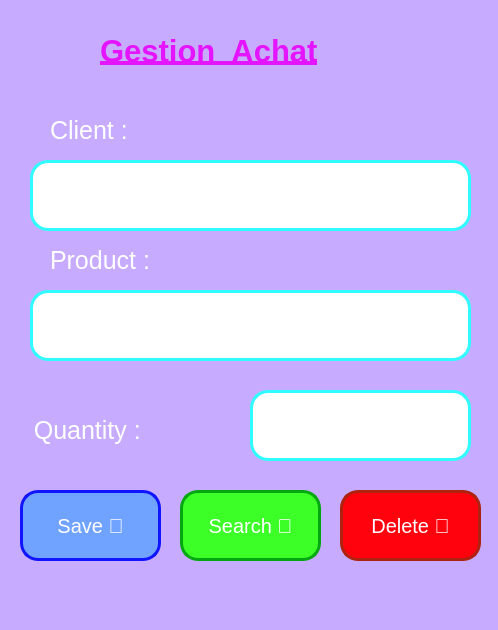
<?xml version="1.0" encoding="UTF-8"?>
<ui version="4.0">
 <class>ClientMainWindow</class>
 <widget class="QMainWindow" name="ClientMainWindow">
  <property name="geometry">
   <rect>
    <x>0</x>
    <y>0</y>
    <width>498</width>
    <height>630</height>
   </rect>
  </property>
  <property name="windowTitle">
   <string>MainWindow</string>
  </property>
  <property name="styleSheet">
   <string notr="true">background-color: rgb(199, 171, 255);</string>
  </property>
  <widget class="QWidget" name="centralwidget">
   <widget class="QPushButton" name="Search_btn">
    <property name="geometry">
     <rect>
      <x>180</x>
      <y>490</y>
      <width>141</width>
      <height>71</height>
     </rect>
    </property>
    <property name="sizeIncrement">
     <size>
      <width>0</width>
      <height>0</height>
     </size>
    </property>
    <property name="font">
     <font>
      <pointsize>15</pointsize>
     </font>
    </property>
    <property name="cursor">
     <cursorShape>PointingHandCursor</cursorShape>
    </property>
    <property name="styleSheet">
     <string notr="true">#Search_btn{
color: rgb(255, 255, 255);
border-radius: 18px;
background-color: rgb(60, 255, 39);
border: 3px Solid rgb(3, 168, 17);
}
#Search_btn:hover:pressed{
background-color: rgb(126, 255, 103);
}</string>
    </property>
    <property name="text">
     <string>Search </string>
    </property>
   </widget>
   <widget class="QPushButton" name="Delete_btn">
    <property name="geometry">
     <rect>
      <x>340</x>
      <y>490</y>
      <width>141</width>
      <height>71</height>
     </rect>
    </property>
    <property name="sizeIncrement">
     <size>
      <width>0</width>
      <height>0</height>
     </size>
    </property>
    <property name="font">
     <font>
      <pointsize>15</pointsize>
     </font>
    </property>
    <property name="cursor">
     <cursorShape>PointingHandCursor</cursorShape>
    </property>
    <property name="styleSheet">
     <string notr="true">#Delete_btn{
color: rgb(255, 255, 255);
border-radius: 18px;
background-color: rgb(255, 2, 14);
border: 3px Solid rgb(175, 34, 15);
}
#Delete_btn:hover:pressed{
background-color: rgb(255, 167, 43);
}
</string>
    </property>
    <property name="text">
     <string>Delete </string>
    </property>
   </widget>
   <widget class="QPushButton" name="Save_btn">
    <property name="geometry">
     <rect>
      <x>20</x>
      <y>490</y>
      <width>141</width>
      <height>71</height>
     </rect>
    </property>
    <property name="sizeIncrement">
     <size>
      <width>0</width>
      <height>0</height>
     </size>
    </property>
    <property name="font">
     <font>
      <pointsize>15</pointsize>
     </font>
    </property>
    <property name="cursor">
     <cursorShape>PointingHandCursor</cursorShape>
    </property>
    <property name="styleSheet">
     <string notr="true">#Save_btn{
background-color: rgb(112, 162, 255);
color: rgb(255, 255, 255);
border-radius: 18px;
border: 3px Solid rgb(17, 21, 255);
}
#Save_btn:hover:pressed{
background-color: rgb(190, 164, 255);
}</string>
    </property>
    <property name="text">
     <string>Save </string>
    </property>
   </widget>
   <widget class="QLineEdit" name="Client">
    <property name="geometry">
     <rect>
      <x>30</x>
      <y>160</y>
      <width>441</width>
      <height>71</height>
     </rect>
    </property>
    <property name="font">
     <font>
      <pointsize>16</pointsize>
     </font>
    </property>
    <property name="styleSheet">
     <string notr="true">

background-color: rgb(255, 255, 255);
border: 3px Solid rgb(48, 252, 255);
border-radius: 18px;
 </string>
    </property>
    <property name="text">
     <string/>
    </property>
    <property name="placeholderText">
     <string/>
    </property>
   </widget>
   <widget class="QLineEdit" name="Product">
    <property name="geometry">
     <rect>
      <x>30</x>
      <y>290</y>
      <width>441</width>
      <height>71</height>
     </rect>
    </property>
    <property name="font">
     <font>
      <pointsize>16</pointsize>
     </font>
    </property>
    <property name="styleSheet">
     <string notr="true">

background-color: rgb(255, 255, 255);
border: 3px Solid rgb(48, 252, 255);
border-radius: 18px;
 </string>
    </property>
    <property name="text">
     <string/>
    </property>
    <property name="placeholderText">
     <string/>
    </property>
   </widget>
   <widget class="QLineEdit" name="Quantity">
    <property name="geometry">
     <rect>
      <x>250</x>
      <y>390</y>
      <width>221</width>
      <height>71</height>
     </rect>
    </property>
    <property name="font">
     <font>
      <pointsize>16</pointsize>
     </font>
    </property>
    <property name="styleSheet">
     <string notr="true">
background-color: rgb(255, 255, 255);
border: 3px Solid rgb(48, 252, 255);
border-radius: 18px;
 </string>
    </property>
    <property name="text">
     <string/>
    </property>
    <property name="placeholderText">
     <string/>
    </property>
   </widget>
   <widget class="QLabel" name="label">
    <property name="geometry">
     <rect>
      <x>20</x>
      <y>400</y>
      <width>211</width>
      <height>61</height>
     </rect>
    </property>
    <property name="font">
     <font>
      <pointsize>19</pointsize>
     </font>
    </property>
    <property name="styleSheet">
     <string notr="true">color: rgb(255, 255, 255);</string>
    </property>
    <property name="text">
     <string>  Quantity :</string>
    </property>
   </widget>
   <widget class="QLabel" name="label_2">
    <property name="geometry">
     <rect>
      <x>50</x>
      <y>240</y>
      <width>181</width>
      <height>41</height>
     </rect>
    </property>
    <property name="font">
     <font>
      <pointsize>19</pointsize>
     </font>
    </property>
    <property name="styleSheet">
     <string notr="true">color: rgb(255, 255, 255);</string>
    </property>
    <property name="text">
     <string>Product :</string>
    </property>
   </widget>
   <widget class="QLabel" name="label_3">
    <property name="geometry">
     <rect>
      <x>50</x>
      <y>110</y>
      <width>181</width>
      <height>41</height>
     </rect>
    </property>
    <property name="font">
     <font>
      <pointsize>19</pointsize>
     </font>
    </property>
    <property name="styleSheet">
     <string notr="true">color: rgb(255, 255, 255);</string>
    </property>
    <property name="text">
     <string>Client :</string>
    </property>
   </widget>
   <widget class="QLabel" name="label_4">
    <property name="geometry">
     <rect>
      <x>100</x>
      <y>10</y>
      <width>341</width>
      <height>81</height>
     </rect>
    </property>
    <property name="font">
     <font>
      <pointsize>23</pointsize>
      <weight>75</weight>
      <italic>false</italic>
      <bold>true</bold>
      <underline>true</underline>
     </font>
    </property>
    <property name="styleSheet">
     <string notr="true">color: rgb(228, 20, 255);</string>
    </property>
    <property name="text">
     <string>Gestion  Achat</string>
    </property>
   </widget>
  </widget>
  <widget class="QMenuBar" name="menubar">
   <property name="geometry">
    <rect>
     <x>0</x>
     <y>0</y>
     <width>498</width>
     <height>29</height>
    </rect>
   </property>
  </widget>
  <widget class="QStatusBar" name="statusbar"/>
 </widget>
 <resources/>
 <connections/>
</ui>
